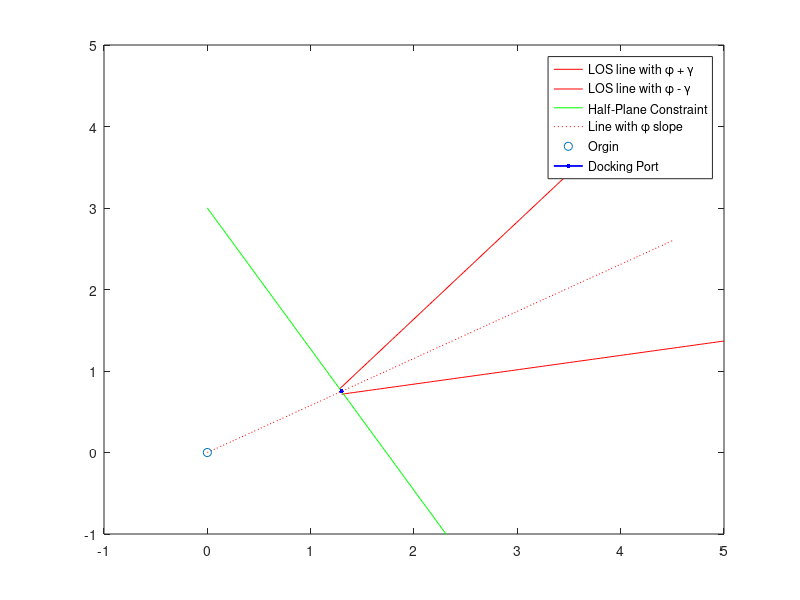

Reproduce this figure in MATLAB.
mu = 3.986004418*10^14;
R_T = (6371+500) * 10^3;
n=sqrt(mu/R_T^3);
Ts = 0.2;
%w_p = deg2rad(5);
gamma = deg2rad(20);
r_p = 1.5;
r_tot = 0.1; %0.1;
phi_0 = deg2rad(30);

x_los_1 = linspace(1.28,4.25);
y_los_1 = tan(phi_0+gamma)*x_los_1 - (r_p - r_tot)*sin(gamma)/cos(phi_0+gamma);
x_los_2 = linspace(1.3,5);
y_los_2 = tan(phi_0-gamma)*x_los_2 + (r_p - r_tot)*sin(gamma)/cos(phi_0-gamma);
x_los_3 = linspace(0,3);
y_los_3 = -cot(phi_0)*x_los_3 + r_p/sin(phi_0);
x_bet_1 = linspace(0,4.5);
y_bet_1 = tan(phi_0)*x_bet_1;
x_origin = 0;
y_origin = 0;
x_dock_port = r_p*cos(phi_0);
y_dock_port = r_p*sin(phi_0);
plot(x_los_1, y_los_1, 'r', x_los_2, y_los_2, 'r', x_los_3, y_los_3, 'g', x_bet_1, y_bet_1, ':r', x_origin, y_origin, 'o', x_dock_port, y_dock_port, '-b.','MarkerSize',10, 'Linewidth', 1.3)
legend('LOS line with \phi + \gamma', 'LOS line with \phi - \gamma', 'Half-Plane Constraint', 'Line with \phi slope', 'Orgin', 'Docking Port')
xlim([-1 5])
ylim([-1,5])